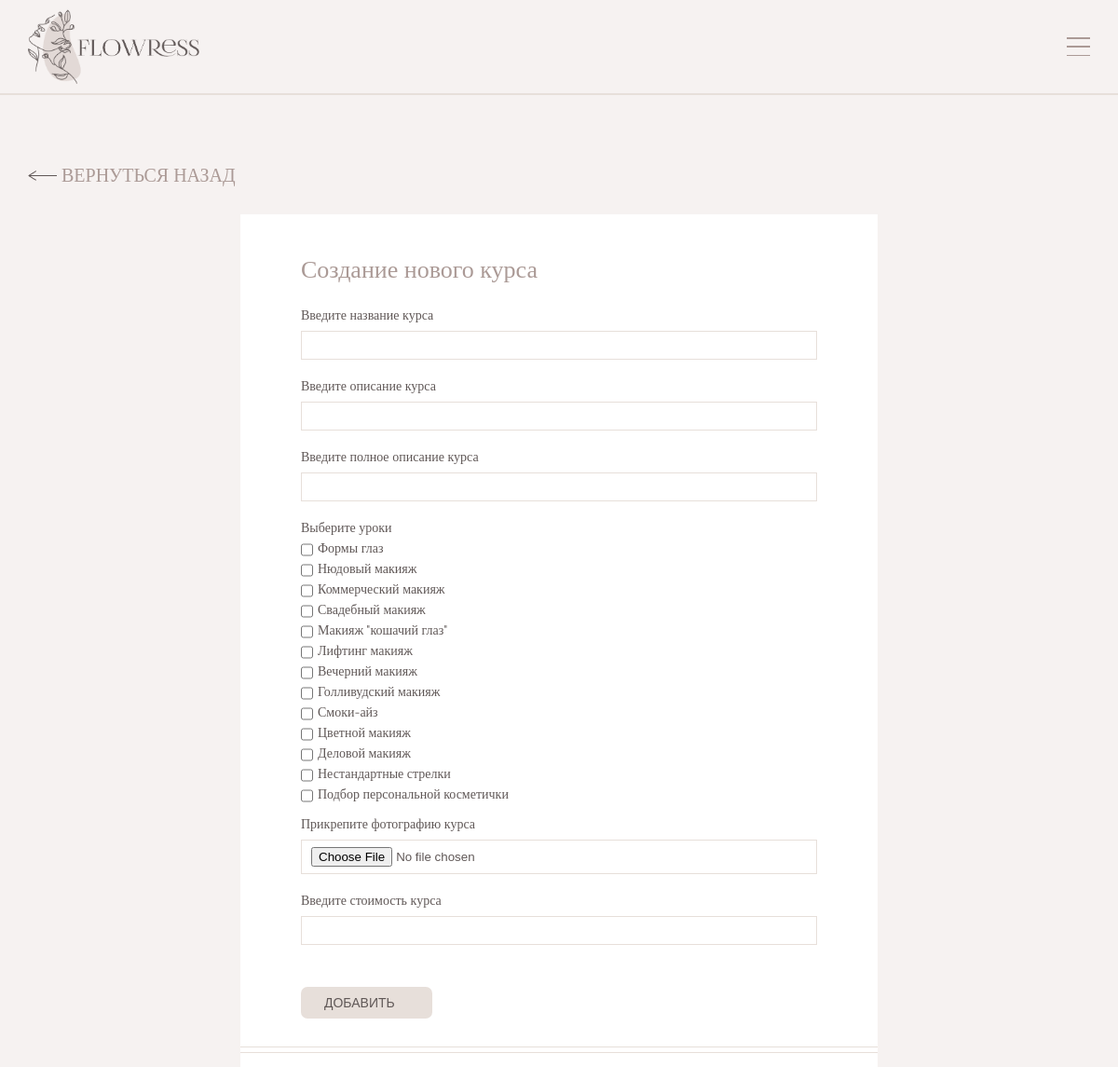
/add_new_course.php, run on the app's committed database.
### tables this page shows
CREATE TABLE `Lesson` (
  `ID` int UNSIGNED NOT NULL,
  `title` varchar(64) NOT NULL,
  `description` text NOT NULL,
  `photo` varchar(256) DEFAULT NULL,
  `lessonMaterial` varchar(255) DEFAULT NULL,
  `homeworkTask` varchar(255) DEFAULT NULL,
  `isActive` tinyint(1) NOT NULL DEFAULT '1'
);

### add_new_course.php (the view, shortened to what this page needs)
<!DOCTYPE html>
<html>
<head>
	<link rel="stylesheet" href="../../css/style.css" type="text/css">
	<link rel="stylesheet" href="../../css/admin_panel_style.css" type="text/css">
</head>
<body>
	<?php require 'modules/page_elements/header.php';?>
	<div class="page-content margin-top">
		<div class="container">
			<div class="go-back">
				<a href="master_panel.php" >
					<img src='images/arrow.png' class='arrow'>
					<div>ВЕРНУТЬСЯ НАЗАД</div>
				</a>
			</div>
			<div class="admin-form-wrapper">
				<div class="white-form">
					<div class="form-content">
						<div class="title">Создание нового курса</div>
						<div class="form-inputs">
							<div class="form-input-block">
								<p>Введите название курса</p>
								<input name="course-title" class="border-style" type="email" size="30" required>
							</div>
							<div class="form-input-block">
								<p>Введите описание курса</p>
								<input type='text' class='course-description border-style' name='course-description'></input>
							</div>
							<div class="form-input-block">
								<p>Введите полное описание курса</p>
								<input type='text' class='course-full-description border-style' name='course-full-description'></input>
							</div>
							<div>
								<p>Выберите уроки</p>
								<?php
								$lessonsQuery = "SELECT * FROM Lesson WHERE isActive=1";
								$lessonsResult = mysqli_query($link, $lessonsQuery) or die("Ошибка".mysqli_error($link));
								if($lessonsResult)
								{
									$rows = mysqli_num_rows($lessonsResult);
									for($i = 0; $i < $rows; ++$i)
									{
										$row = mysqli_fetch_assoc($lessonsResult);
										echo "<div class='lesson-item'>
												<input type='checkbox' class='lessons-checkboxes lessons-ckbx' name='lesson' value='".$row['ID']."'>
												<label for='lesson'>".$row['title']."</label>
											</div>";
									}
								}
								?>
							</div>
							<div class="form-input-block">
								<p>Прикрепите фотографию курса</p>
								<input type='file' name='course-photo' class='border-style' id='course_photo'>
							</div>
							<div class="form-input-block">
								<p>Введите стоимость курса</p>
								<input name="course-price" class="border-style" type="number" min="1" max="5000" srequired>
							</div>
						</div>
						<button class="form-btn" id="add_new_course_btn">
							<p>Добавить</p>
						</button>
					</div>
					<div class="two-lines"></div>
				</div>
			</div>
		</div>
	</div>
</body>
</html>

### css/style.css (style rules this page uses)
*, *::before, *::after { padding: 0; margin:0; border: 0; box-sizing: border-box; }
a { text-decoration: none; color: black; }
img { vertical-align: top; }
html { height: 100%; }
body { width:100%; padding: 0; margin: 0; background-color: #F6F2F1; font-family: 'Raleway'; color: #605857; font-size: 16px; text-align: left; min-height: 100%; display: grid; grid-template-rows: auto 1fr auto; }
.container { max-width: 1200px; box-sizing: content-box; margin: 0 auto; padding: 0px 50px; }
.border-style { border: 0.7px solid #E7DFDA; margin-bottom: 5px; }
.title { color: #ab9a96; font-family: 'Lighthaus'; font-size: 32px; display: flex; justify-content: center; text-align: center; }
.form-btn { display: flex; align-items: center; border-radius: 7px; background-color: #E7DFDA; padding: 9px 25px; margin-top: 25px; }
.form-btn p { font-size: 14px; margin-right: 15px; text-transform:uppercase; color: #605857; font-weight: 300; }
.go-back { display: flex; justify-content: flex-start; margin: 30px 0px; }
.go-back a { display: flex; align-items: center; font-family: 'Lighthaus'; font-size: 20px; color: #ab9a96; }
.go-back img { rotate: 180deg; margin-right: 5px; }
@media screen and (max-device-width: 992px) { body { font-size: 14px; } }
@media screen and (max-device-width: 992px) { .container { padding: 0px 30px; } }
@media screen and (max-device-width: 992px) { .title { font-size: 26px; } }
.two-lines { border-top: 0.7px solid #E7DFDA; border-bottom: 0.7px solid #E7DFDA; height: 7px; margin: 0px; }
.white-form { width: 45%; background-color: white; padding-bottom: 15px; }
.form-content { padding: 20px 65px; display: flex; flex-direction: column; align-items: flex-start; padding-top: 45px; padding-bottom: 30px; }
.form-inputs { width: 100%; }
.form-inputs div { margin-bottom: 15px; }
.form-inputs p { margin-bottom: 5px; }
.form-content div input { margin-top: 3px; padding: 7px 10px; }
@media screen and (max-device-width: 992px) { .white-form { width: 55%; } }
.lesson-item { display: flex; margin: 5px 0px; }
.lesson-item input { margin-right: 5px; }
.form-input-block { display: flex; flex-direction: column; }

### css/admin_panel_style.css (style rules this page uses)
.margin-top { margin-top: 40px; }
.admin-form-wrapper { display: flex; justify-content: center; margin-top: 30px; }
.admin-form-wrapper .white-form { width: 60%; }
.admin-form-wrapper .title { margin-bottom: 25px; }
.lesson-item { margin-bottom: 5px !important; }

### data on the page
lesson: title "Формы глаз"
lesson: title "Нюдовый макияж"
lesson: title "Коммерческий макияж"
lesson: title "Свадебный макияж"
lesson: title "Макияж \"кошачий глаз\""
lesson: title "Лифтинг макияж"
lesson: title "Вечерний макияж"
lesson: title "Голливудский макияж"
lesson: title "Смоки-айз"
lesson: title "Цветной макияж"
lesson: title "Деловой макияж"
lesson: title "Нестандартные стрелки"
lesson: title "Подбор персональной косметички"
